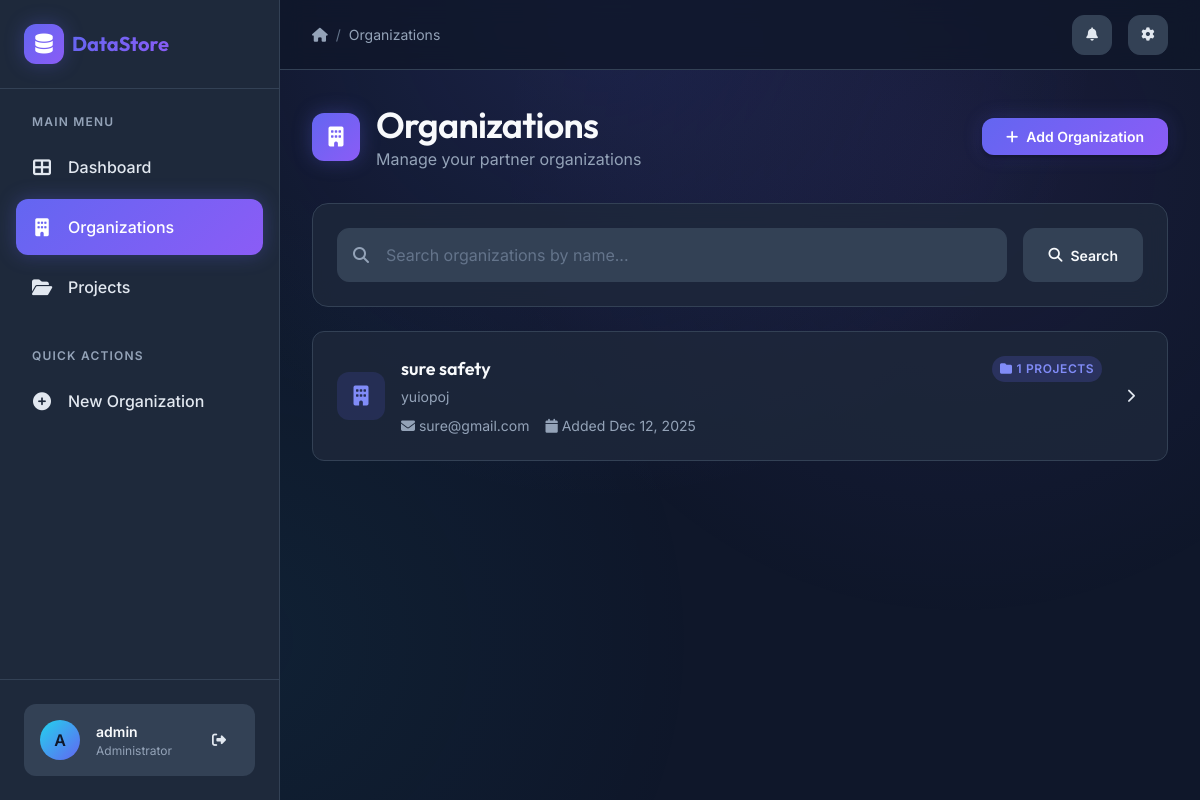
Page /organizations/ (signed in) on the committed database.
### apps/organizations/models.py (models this page shows, shortened)
class Organization(models.Model):
    name = models.CharField(max_length=255, unique=True)
    description = models.TextField(blank=True)
    contact_email = models.EmailField(blank=True, null=True)
    created_at = models.DateTimeField(auto_now_add=True)

### apps/organizations/views.py (the view)
# urls.py: path('', views.organization_list, name='organization_list'),
@login_required
def organization_list(request):
    query = request.GET.get('q', '')
    organizations_list = Organization.objects.all()
    if query:
        organizations_list = organizations_list.filter(name__icontains=query)
    paginator = Paginator(organizations_list, 10) # Show 10 organizations per page
    page_number = request.GET.get('page')
    organizations = paginator.get_page(page_number)
    return render(request, 'organizations/list.html', {'organizations': organizations, 'query': query})

### apps/organizations/templates/organizations/list.html (shortened to what this page needs)
{% extends 'base.html' %}
{% block breadcrumb %}
<a href="{% url 'organization_list' %}" class="breadcrumb-item">Organizations</a>
{% endblock %}
{% block content %}
<div class="page-header">
    <div class="page-title">
        <div class="page-title-icon">
            <i class="fas fa-building"></i>
        </div>
        <div>
            <h1>Organizations</h1>
            <p class="text-muted mb-0">Manage your partner organizations</p>
        </div>
    </div>
    <a href="{% url 'organization_create' %}" class="btn btn-primary">
        <i class="fas fa-plus"></i>
        Add Organization
    </a>
</div>
<div class="card mb-4 animate-fade-in-up">
    <div class="card-body">
        <form method="GET" class="d-flex gap-3">
            <div class="input-group" style="flex: 1;">
                <span class="input-group-icon">
                    <i class="fas fa-search"></i>
                </span>
                <input type="text" name="q" class="form-control" placeholder="Search organizations by name..."
                    value="{{ query }}">
            </div>
            <button type="submit" class="btn btn-secondary">
                <i class="fas fa-search"></i>
                Search
            </button>
        </form>
    </div>
</div>
<div class="list-group animate-fade-in-up">
    {% for org in organizations %}
    <a href="{% url 'organization_detail' org.pk %}" class="list-group-item stagger-{{ forloop.counter }}">
        <div class="stats-icon primary" style="width: 48px; height: 48px; font-size: 1.25rem;">
            <i class="fas fa-building"></i>
        </div>
        <div style="flex: 1;">
            <div class="d-flex justify-content-between align-items-center mb-1">
                <h5 class="mb-0">{{ org.name }}</h5>
                <span class="badge badge-primary">
                    <i class="fas fa-folder me-1"></i>
                    {{ org.projects.count }} Projects
                </span>
            </div>
            <p class="text-muted mb-0 small">{{ org.description|truncatewords:25|default:"No description provided" }}
            </p>
            <div class="d-flex gap-3 mt-2">
                {% if org.contact_email %}
                <span class="text-muted small">
                    <i class="fas fa-envelope me-1"></i>
                    {{ org.contact_email }}
                </span>
                {% endif %}
                <span class="text-muted small">
                    <i class="fas fa-calendar me-1"></i>
                    Added {{ org.created_at|date:"M d, Y" }}
                </span>
            </div>
        </div>
        <div class="btn btn-ghost">
            <i class="fas fa-chevron-right"></i>
        </div>
    </a>
    {% endfor %}
</div>
{% endblock %}

### apps/accounts/templates/base.html (shortened to what this page needs)
{% load static %}
<!DOCTYPE html>
<html lang="en">
<head>
    <link rel="stylesheet" href="https://cdnjs.cloudflare.com/ajax/libs/font-awesome/6.4.0/css/all.min.css">
    <link rel="stylesheet" href="{% static 'css/styles.css' %}">
</head>
<body>
    <div class="app-layout">
        <aside class="sidebar" id="sidebar">
            <div class="sidebar-header">
                <div class="sidebar-logo">
                    <div class="sidebar-logo-icon">
                        <i class="fas fa-database"></i>
                    </div>
                    <span class="sidebar-logo-text">DataStore</span>
                </div>
            </div>
            <nav class="sidebar-nav">
                <div class="nav-section">
                    <div class="nav-section-title">Main Menu</div>
                    <a href="{% url 'dashboard' %}"
                        class="nav-link {% if request.resolver_match.url_name == 'dashboard' %}active{% endif %}">
                        <i class="fas fa-th-large"></i>
                        <span>Dashboard</span>
                    </a>
                    <a href="{% url 'organization_list' %}"
                        class="nav-link {% if 'organization' in request.path %}active{% endif %}">
                        <i class="fas fa-building"></i>
                        <span>Organizations</span>
                    </a>
                    <a href="{% url 'project_list' %}"
                        class="nav-link {% if 'project' in request.path %}active{% endif %}">
                        <i class="fas fa-folder-open"></i>
                        <span>Projects</span>
                    </a>
                </div>
                <div class="nav-section">
                    <div class="nav-section-title">Quick Actions</div>
                    <a href="{% url 'organization_create' %}" class="nav-link">
                        <i class="fas fa-plus-circle"></i>
                        <span>New Organization</span>
                    </a>
                </div>
            </nav>
            <div class="sidebar-footer">
                <div class="user-profile">
                    <div class="user-avatar">
                        {{ request.user.username|make_list|first|upper }}
                    </div>
                    <div class="user-info">
                        <div class="user-name">{{ request.user.username }}</div>
                        <div class="user-role">Administrator</div>
                    </div>
                    <a href="{% url 'logout' %}" class="btn btn-ghost btn-icon" title="Logout">
                        <i class="fas fa-sign-out-alt"></i>
                    </a>
                </div>
            </div>
        </aside>
        <main class="main-content">
            <header class="main-header">
                <div class="header-left">
                    <nav class="breadcrumb">
                        <a href="{% url 'dashboard' %}" class="breadcrumb-item">
                            <i class="fas fa-home"></i>
                        </a>
                        <span class="breadcrumb-separator">/</span>
                        {% block breadcrumb %}{% endblock %}
                    </nav>
                </div>
                <div class="header-right">
                    <button class="header-btn" title="Notifications">
                        <i class="fas fa-bell"></i>
                    </button>
                    <button class="header-btn" title="Settings">
                        <i class="fas fa-cog"></i>
                    </button>
                </div>
            </header>
            <div class="page-content animate-fade-in-up">
                {% block content %}
                {% endblock %}
            </div>
        </main>
    </div>
</body>
</html>

### rows in the picture
Organization: name "sure safety", projects.count "1", description "yuiopoj", contact_email "sure@gmail.com", created_at "Dec 12, 2025"

### other values in the picture
{{ request.user.username|make_list|first|upper }} "A"
{{ request.user.username }} "admin"
